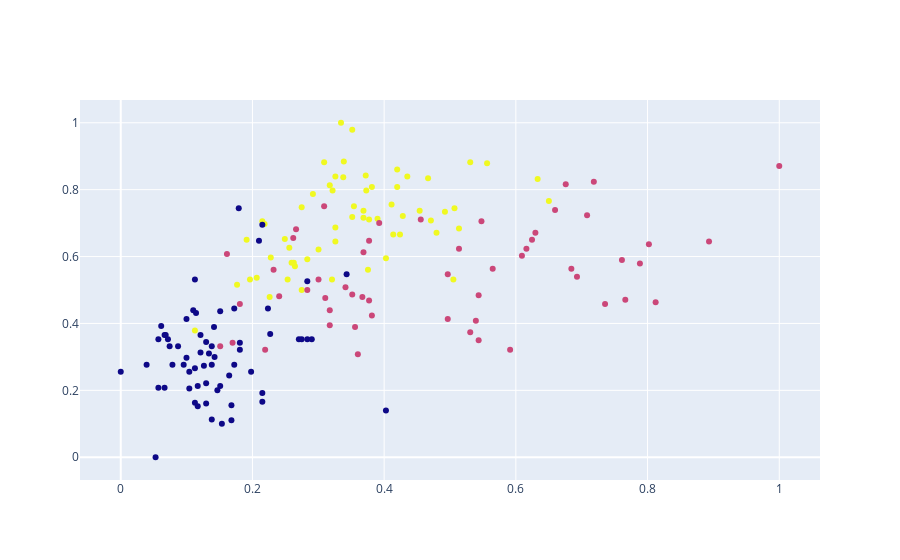

Source (notebook cell):
### Code cell
agrupador = KMeans(n_clusters=3)
agrupador.fit(df)
fig = go.Figure()
fig.add_trace(go.Scatter(x=df['Intensidade_de_cor'],
                         y = df['Alcool'], mode = 'markers',                      
                          marker = dict(color = agrupador.labels_.astype(np.float)),
                        text = labels))
 
fig.show()

### Figure 1 — Plotly figure (JSON) as saved in the notebook; plotly's stock layout.template omitted (floating-point values rounded to 4 significant figures; data arrays with more than 128 entries replaced by an {"elided": "..."} marker saying what was removed)
{"data": [{"marker": {"color": {"elided": "178 int values"}}, "mode": "markers", "text": {"elided": "178 int values"}, "type": "scatter", "x": {"elided": "178 float values"}, "y": {"elided": "178 float values"}}], "layout": {}}
